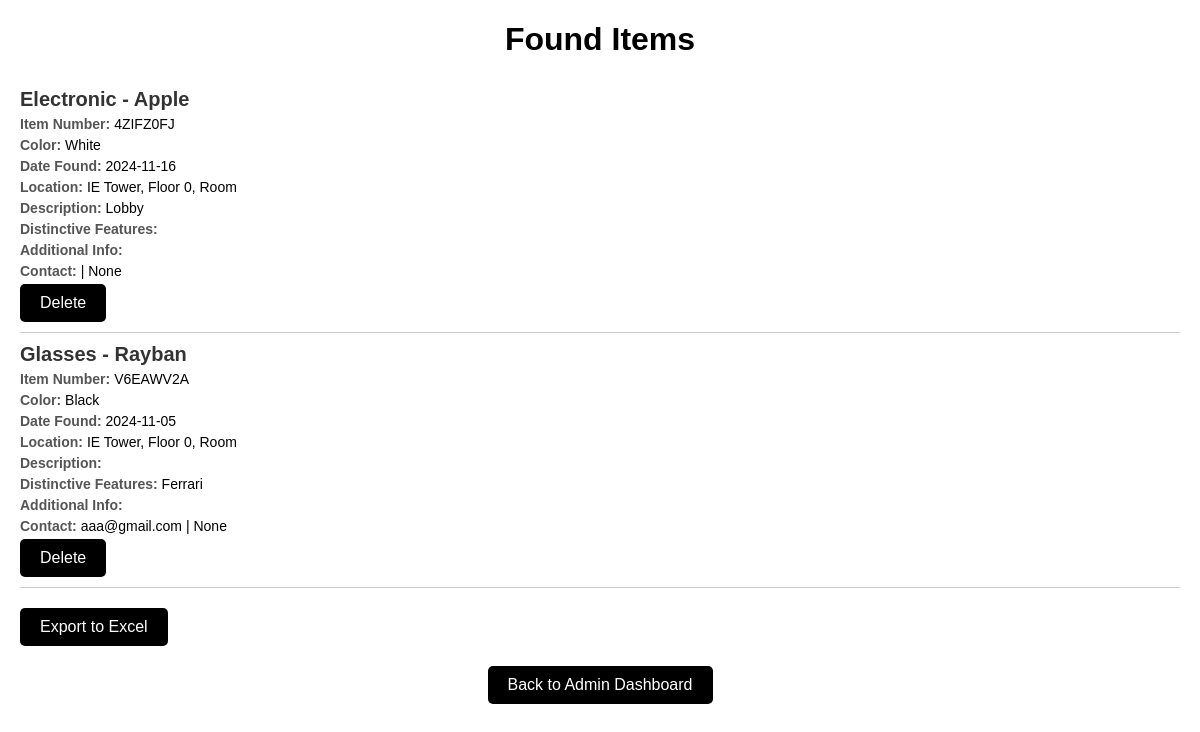
Screenshot of /found_items (signed in) with the database file from the repository.
### app.py (models this page shows)
class FoundItem(db.Model):
    id = db.Column(db.Integer, primary_key=True)
    item_number = db.Column(db.String(8), unique=True, nullable=False)  # Add this line
    first_name = db.Column(db.String(100))
    second_name = db.Column(db.String(100))
    email = db.Column(db.String(120))
    phone_number = db.Column(db.String(20))
    found_date = db.Column(db.Date)
    campus = db.Column(db.String(100))
    floor = db.Column(db.String(100))
    room = db.Column(db.String(100))
    description = db.Column(db.Text)
    item_type = db.Column(db.String(100))
    brand = db.Column(db.String(100))
    color = db.Column(db.String(50))
    distinctive_features = db.Column(db.Text)
    additional_info = db.Column(db.Text)

### app.py (the view)
@app.route('/found_items')
def found_items():
    if not session.get('admin_logged_in'):
        return redirect(url_for('admin_login'))
    items = FoundItem.query.order_by(FoundItem.found_date.desc()).all()
    return render_template('found_items.html', items=items)

### templates/found_items.html (shortened to what this page needs)
<!DOCTYPE html>
<html lang="en">
<head>
</head>
<body>
    <h1>Found Items</h1>
    {% if items %}
        {% for item in items %}
            <div class="item">
                <h2>{{ item.item_type }} - {{ item.brand }}</h2>
                <p><strong>Item Number:</strong> {{ item.item_number }}</p>
                <p><strong>Color:</strong> {{ item.color }}</p>
                <p><strong>Date Found:</strong> {{ item.found_date.strftime('%Y-%m-%d') if item.found_date else 'N/A' }}</p>
                <p><strong>Location:</strong> {{ item.campus }}, Floor {{ item.floor }}, Room {{ item.room }}</p>
                <p><strong>Description:</strong> {{ item.description }}</p>
                <p><strong>Distinctive Features:</strong> {{ item.distinctive_features }}</p>
                <p><strong>Additional Info:</strong> {{ item.additional_info }}</p>
                <p><strong>Contact:</strong> {{ item.email }} | {{ item.phone_number }}</p>
                <form action="{{ url_for('delete_found_item', item_id=item.id) }}" method="POST" style="display:inline;">
                    <button type="submit" class="action-button" onclick="return confirm('Are you sure you want to delete this item?');">Delete</button>
                </form>
            </div>
        {% endfor %}
    {% else %}
        <p>No found items have been reported yet.</p>
    {% endif %}
    <div class="buttons">
        <a href="{{ url_for('export_found_items') }}" class="export-button">Export to Excel</a>
    </div>
    <div class="back-button">
        <button onclick="window.location.href='/admin_dashboard'" class="action-button">Back to Admin Dashboard</button>
    </div>
</body>
</html>

### templates/found_items.html (style rules this page uses)
body { font-family: Arial, sans-serif; margin: 20px; }
h1 { text-align: center; margin-bottom: 20px; }
.item { border-bottom: 1px solid #ccc; padding: 10px 0; }
.item h2 { margin: 0; font-size: 20px; color: #333; }
.item p { margin: 5px 0; font-size: 14px; }
.item strong { color: #555; }
.buttons { margin-top: 20px; display: flex; justify-content: space-between; align-items: center; }
.action-button, .export-button { padding: 10px 20px; font-size: 16px; background-color: #000; color: #FFF; border: none; cursor: pointer; border-radius: 5px; text-decoration: none; text-align: center; }
.back-button { text-align: center; margin-top: 20px; }

### rows the page displays
FoundItem: item_type "Electronic", brand "Apple", item_number "4ZIFZ0FJ", color "White", found_date "2024-11-16", campus "IE Tower", floor "0", description "Lobby", phone_number "None"
FoundItem: item_type "Glasses", brand "Rayban", item_number "V6EAWV2A", color "Black", found_date "2024-11-05", campus "IE Tower", floor "0", distinctive_features "Ferrari", email "aaa@gmail.com", phone_number "None"
